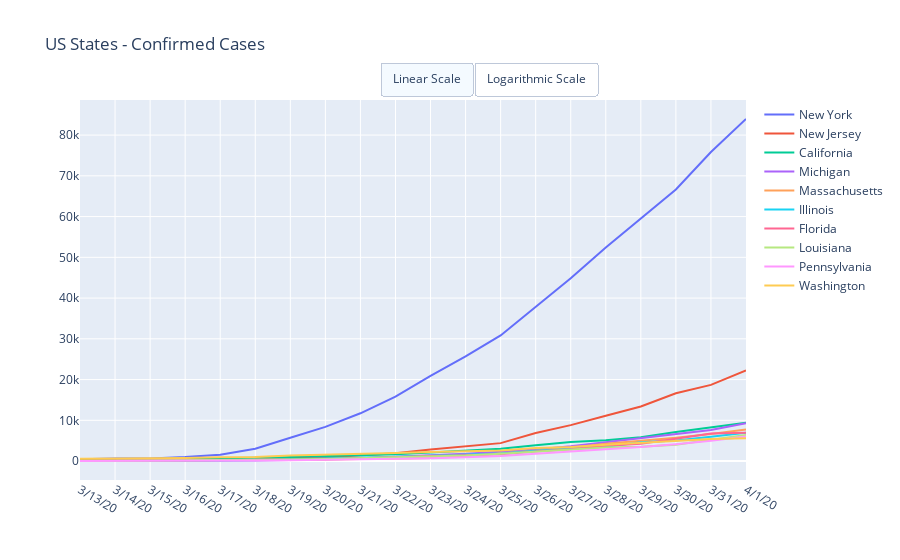

Notebook code for this chart:
### Markdown cell above
# US State by State Data

### Code cell
dfUSConfirmedTop = dfConfirmedUSStates.sort_values(dfConfirmedUSStates.columns[-1], ascending=False).head(10)

data = [{
    'x': row[1].index[-DEFAULT_DAYS:],
    'y': row[1].values[-DEFAULT_DAYS:],
    'name': row[0]
}  for row in dfUSConfirmedTop.iterrows()]

layout = dict(title = 'US States - Confirmed Cases', updatemenus=LogLinearScale)
py.iplot(dict(data=data, layout=layout))
dfUSConfirmedTop = dfUSConfirmedTop[dfUSConfirmedTop.columns[-DEFAULT_DAYS:]]
dfUSConfirmedTop['percent_of_total'] = dfConfirmedUSStates[dfConfirmedUSStates.columns[-1]]/sum(dfConfirmedUSStates[dfConfirmedUSStates.columns[-1]])

colFormats = dict.fromkeys(list(a for a in dfUSConfirmedTop.columns[1:]), IntegerFormatter)
colFormats['percent_of_total'] = PercentFormatter
dfUSConfirmedTop.style.format(colFormats)

### Figure 1 — Plotly figure (JSON) as saved in the notebook; plotly's stock layout.template omitted (floating-point values rounded to 4 significant figures)
{"data": [{"name": "New York", "type": "scatter", "x": ["3/13/20", "3/14/20", "3/15/20", "3/16/20", "3/17/20", "3/18/20", "3/19/20", "3/20/20", "3/21/20", "3/22/20", "3/23/20", "3/24/20", "3/25/20", "3/26/20", "3/27/20", "3/28/20", "3/29/20", "3/30/20", "3/31/20", "4/1/20"], "y": [421, 613, 615, 967, 1578, 3038, 5704, 8403, 11727, 15800, 20884, 25681, 30841, 37877, 44876, 52410, 59648, 66663, 75833, 83948]}, {"name": "New Jersey", "type": "scatter", "x": ["3/13/20", "3/14/20", "3/15/20", "3/16/20", "3/17/20", "3/18/20", "3/19/20", "3/20/20", "3/21/20", "3/22/20", "3/23/20", "3/24/20", "3/25/20", "3/26/20", "3/27/20", "3/28/20", "3/29/20", "3/30/20", "3/31/20", "4/1/20"], "y": [49, 69, 72, 176, 250, 397, 741, 890, 1327, 1914, 2844, 3675, 4402, 6876, 8825, 11124, 13386, 16636, 18696, 22255]}, {"name": "California", "type": "scatter", "x": ["3/13/20", "3/14/20", "3/15/20", "3/16/20", "3/17/20", "3/18/20", "3/19/20", "3/20/20", "3/21/20", "3/22/20", "3/23/20", "3/24/20", "3/25/20", "3/26/20", "3/27/20", "3/28/20", "3/29/20", "3/30/20", "3/31/20", "4/1/20"], "y": [281, 372, 373, 557, 700, 828, 1005, 1243, 1405, 1646, 2108, 2538, 2998, 3899, 4657, 5095, 5852, 7138, 8210, 9399]}, {"name": "Michigan", "type": "scatter", "x": ["3/13/20", "3/14/20", "3/15/20", "3/16/20", "3/17/20", "3/18/20", "3/19/20", "3/20/20", "3/21/20", "3/22/20", "3/23/20", "3/24/20", "3/25/20", "3/26/20", "3/27/20", "3/28/20", "3/29/20", "3/30/20", "3/31/20", "4/1/20"], "y": [16, 25, 32, 54, 63, 119, 259, 402, 540, 1035, 1329, 1793, 2296, 2845, 3634, 4650, 5488, 6498, 7615, 9315]}, {"name": "Massachusetts", "type": "scatter", "x": ["3/13/20", "3/14/20", "3/15/20", "3/16/20", "3/17/20", "3/18/20", "3/19/20", "3/20/20", "3/21/20", "3/22/20", "3/23/20", "3/24/20", "3/25/20", "3/26/20", "3/27/20", "3/28/20", "3/29/20", "3/30/20", "3/31/20", "4/1/20"], "y": [123, 138, 138, 187, 217, 252, 328, 413, 523, 640, 777, 1159, 1838, 2417, 3240, 4257, 4955, 5752, 6620, 7738]}, {"name": "Illinois", "type": "scatter", "x": ["3/13/20", "3/14/20", "3/15/20", "3/16/20", "3/17/20", "3/18/20", "3/19/20", "3/20/20", "3/21/20", "3/22/20", "3/23/20", "3/24/20", "3/25/20", "3/26/20", "3/27/20", "3/28/20", "3/29/20", "3/30/20", "3/31/20", "4/1/20"], "y": [46, 64, 66, 83, 161, 272, 422, 585, 753, 1049, 1285, 1537, 1865, 2538, 3024, 3491, 4596, 5056, 5994, 6980]}, {"name": "Florida", "type": "scatter", "x": ["3/13/20", "3/14/20", "3/15/20", "3/16/20", "3/17/20", "3/18/20", "3/19/20", "3/20/20", "3/21/20", "3/22/20", "3/23/20", "3/24/20", "3/25/20", "3/26/20", "3/27/20", "3/28/20", "3/29/20", "3/30/20", "3/31/20", "4/1/20"], "y": [50, 76, 100, 101, 190, 306, 331, 440, 763, 1004, 1227, 1412, 1682, 2357, 2900, 3763, 4246, 5473, 6741, 6956]}, {"name": "Louisiana", "type": "scatter", "x": ["3/13/20", "3/14/20", "3/15/20", "3/16/20", "3/17/20", "3/18/20", "3/19/20", "3/20/20", "3/21/20", "3/22/20", "3/23/20", "3/24/20", "3/25/20", "3/26/20", "3/27/20", "3/28/20", "3/29/20", "3/30/20", "3/31/20", "4/1/20"], "y": [29, 77, 87, 115, 196, 257, 392, 537, 763, 837, 1172, 1388, 1795, 2304, 2744, 3315, 3540, 4025, 5237, 6424]}, {"name": "Pennsylvania", "type": "scatter", "x": ["3/13/20", "3/14/20", "3/15/20", "3/16/20", "3/17/20", "3/18/20", "3/19/20", "3/20/20", "3/21/20", "3/22/20", "3/23/20", "3/24/20", "3/25/20", "3/26/20", "3/27/20", "3/28/20", "3/29/20", "3/30/20", "3/31/20", "4/1/20"], "y": [41, 47, 47, 79, 112, 155, 206, 311, 399, 509, 698, 946, 1260, 1795, 2345, 2845, 3432, 4155, 4963, 6009]}, {"name": "Washington", "type": "scatter", "x": ["3/13/20", "3/14/20", "3/15/20", "3/16/20", "3/17/20", "3/18/20", "3/19/20", "3/20/20", "3/21/20", "3/22/20", "3/23/20", "3/24/20", "3/25/20", "3/26/20", "3/27/20", "3/28/20", "3/29/20", "3/30/20", "3/31/20", "4/1/20"], "y": [568, 642, 603, 779, 955, 1022, 1374, 1524, 1793, 1997, 2221, 2328, 2591, 3207, 3477, 4030, 4465, 4923, 5432, 5608]}], "layout": {"title": {"text": "US States - Confirmed Cases"}, "updatemenus": [{"active": 0, "buttons": [{"args": [{"visible": [true, true]}, {"yaxis": {"type": "linear"}}], "label": "Linear Scale", "method": "update"}, {"args": [{"visible": [true, true]}, {"yaxis": {"type": "log"}}], "label": "Logarithmic Scale", "method": "update"}], "direction": "right", "type": "buttons", "x": 0.45, "xanchor": "left", "y": 1.1, "yanchor": "top"}]}}
